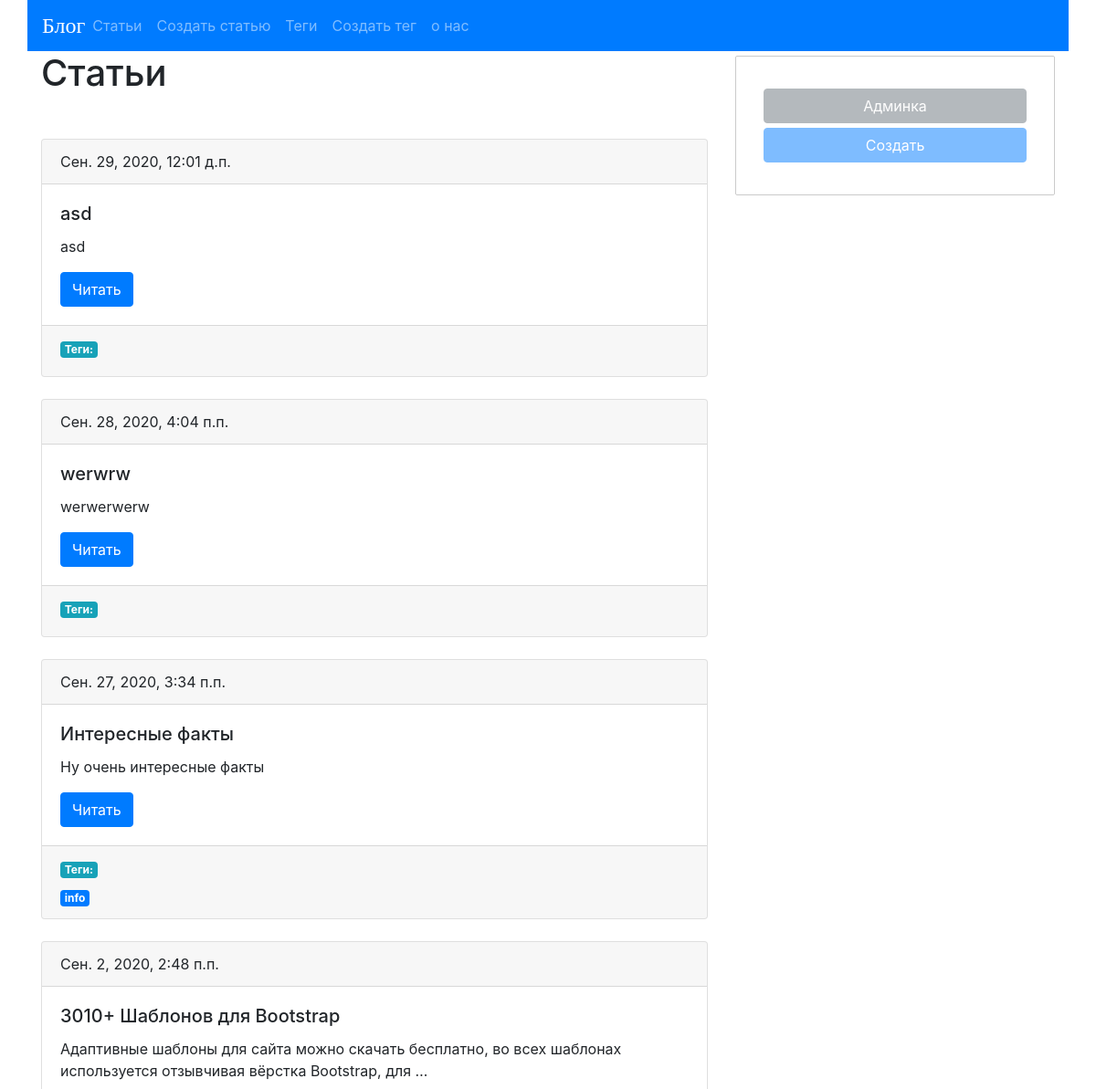
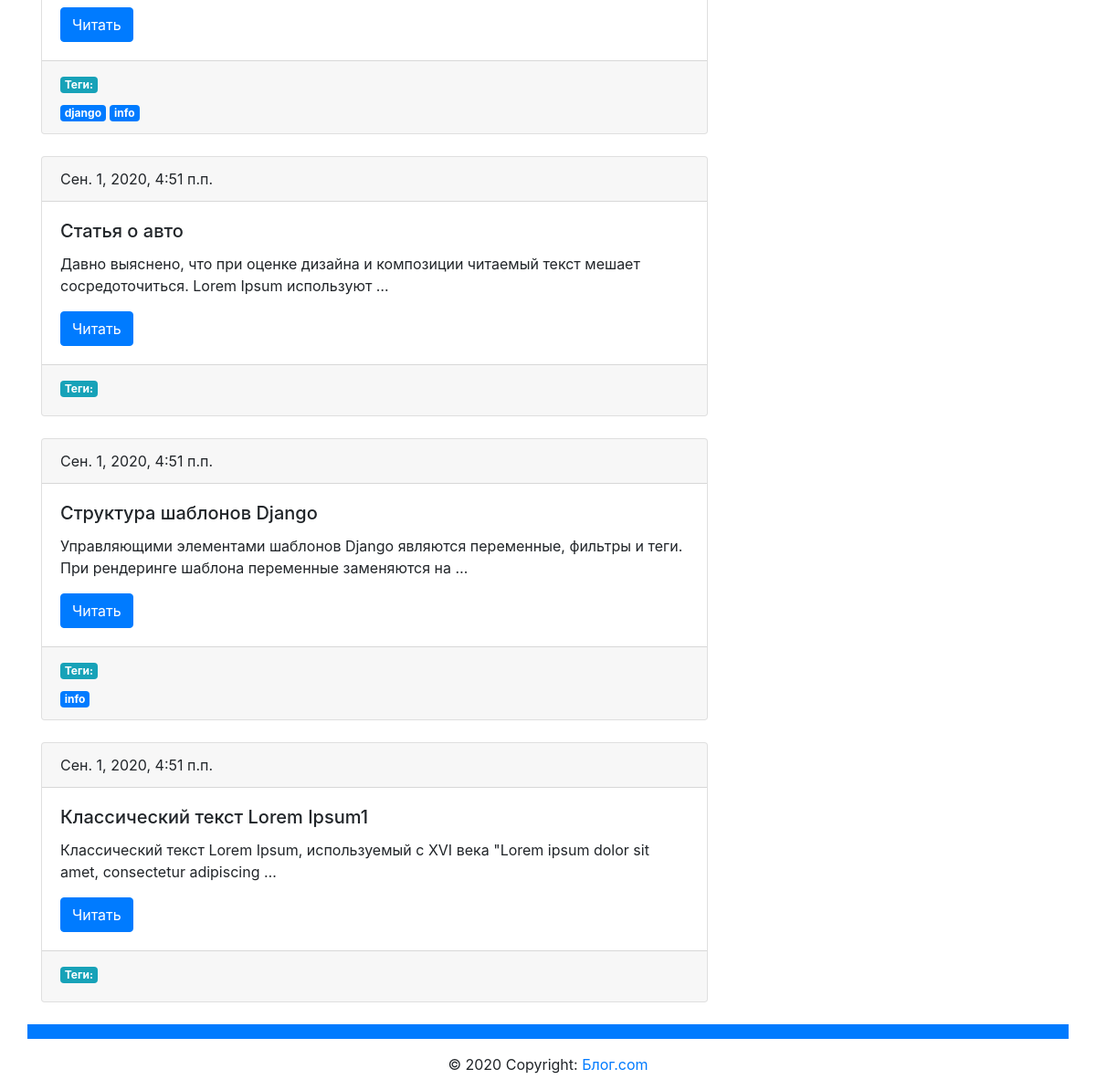
Page /blog/ (signed in) on the committed database (2 pictures, top to bottom).
### blog/models.py (models this page shows, shortened)
class Post(models.Model):
        title=models.CharField(max_length=150,db_index=True,verbose_name="Заголовок")
        slug=models.CharField(max_length=150,blank=True,unique=True)
        body=models.TextField(blank=True,db_index=True,verbose_name="Текст статьи")
        date_pub=models.DateTimeField(auto_now_add=True)
        tags=models.ManyToManyField('Tag',blank=True,related_name='posts', verbose_name="Теги")
        def get_absolute_url(self):
            return reverse("post_detail_url", kwargs={"slug": self.slug})
        def get_update_url(self):
            return reverse("post_update_url", kwargs={"slug": self.slug})
        def get_delete_url(self):
            return reverse("post_delete_url", kwargs={"slug": self.slug})
        class Meta:
          verbose_name="Статья"
          verbose_name_plural = "Статьи"
          ordering = ['-date_pub']

class Tag(models.Model):
    title=models.CharField(max_length=50,unique=True)
    slug = models.SlugField(max_length=50,unique=True,blank=True)
    def get_absolute_url(self):
        return reverse("tag_detail_url", kwargs={"slug": self.slug})

### blog/views.py (the view)
# urls.py: path('', post_list,name='post_lists_url'),
def post_list(request):
    posts=Post.objects.all()
    templ_for_create='/blog/post/create/'
    return render(request,'blog/post_list.html',context={"var_for_html_templ": posts,"templ_for_create":templ_for_create})

### blog/templates/blog/post_list.html (shortened to what this page needs)
{% extends "blog/base_blog.html" %}
{% block content %}
    <h1 class="mb-5">Статьи</h1>
    {% for post in var_for_html_templ %}
        {%include 'blog/includes/postcard.html'%}
    {% endfor %}
{% endblock %}

### blog/templates/blog/includes/postcard.html
    <div class="card">
            <div class="card-header">
                {{ post.date_pub }}
            </div>
            <div class="card-body">
                <h5 class="card-title"> {{ post.title }}</h5>
                <p class="card-text"> {{ post.body|truncatewords:15 }}</p>
                <a href="{{post.get_absolute_url}}" class="btn btn-primary">Читать</a>
            </div>
            <div class="card-footer text-muted">
                <h6 class="badge badge-info">Теги: </h6>
                <br>
                {% for tag in post.tags.all %}
                    <a href="{{tag.get_absolute_url}}" class="badge badge-primary">{{tag.title}}</h5> </a>
                {% endfor %}
            </div>
    </div>
    <br>

### rows in the picture
Post: date_pub "Сен. 29, 2020, 12:01 д.п.", title "asd", body "asd"
Post: date_pub "Сен. 28, 2020, 4:04 п.п.", title "werwrw", body "werwerwerw"
Post: date_pub "Сен. 27, 2020, 3:34 п.п.", title "Интересные факты", body "Ну очень интересные факты"
Tag: title "info"
Post: date_pub "Сен. 2, 2020, 2:48 п.п.", title "3010+ Шаблонов для Bootstrap", body "Адаптивные шаблоны для сайта можно скачать бесплатно, во всех шаблонах используется отзывчивая вёрстка Bootstrap, для …"
Tag: title "django"
Post: date_pub "Сен. 1, 2020, 4:51 п.п.", title "Статья о авто", body "Давно выяснено, что при оценке дизайна и композиции читаемый текст мешает сосредоточиться. Lorem Ipsum используют …"
Post: date_pub "Сен. 1, 2020, 4:51 п.п.", title "Структура шаблонов Django", body "Управляющими элементами шаблонов Django являются переменные, фильтры и теги. При рендеринге шаблона переменные заменяются на …"
Post: date_pub "Сен. 1, 2020, 4:51 п.п.", title "Классический текст Lorem Ipsum1", body "Классический текст Lorem Ipsum, используемый с XVI века \"Lorem ipsum dolor sit amet, consectetur adipiscing …"
